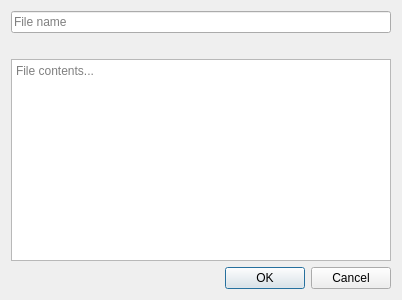
<?xml version="1.0" encoding="UTF-8"?>
<ui version="4.0">
 <class>EntryAttachmentsDialog</class>
 <widget class="QDialog" name="EntryAttachmentsDialog">
  <property name="geometry">
   <rect>
    <x>0</x>
    <y>0</y>
    <width>402</width>
    <height>300</height>
   </rect>
  </property>
  <property name="windowTitle">
   <string>Form</string>
  </property>
  <layout class="QVBoxLayout" name="verticalLayout">
   <item>
    <widget class="QLineEdit" name="titleEdit">
     <property name="placeholderText">
      <string>File name</string>
     </property>
    </widget>
   </item>
   <item>
    <widget class="QLabel" name="errorLabel">
     <property name="enabled">
      <bool>true</bool>
     </property>
     <property name="styleSheet">
      <string notr="true">color: #FF9696</string>
     </property>
     <property name="text">
      <string/>
     </property>
    </widget>
   </item>
   <item>
    <widget class="QTextEdit" name="attachmentTextEdit">
     <property name="placeholderText">
      <string>File contents...</string>
     </property>
    </widget>
   </item>
   <item>
    <widget class="QDialogButtonBox" name="dialogButtons">
     <property name="standardButtons">
      <set>QDialogButtonBox::Cancel|QDialogButtonBox::Ok</set>
     </property>
    </widget>
   </item>
  </layout>
 </widget>
 <resources/>
 <connections/>
</ui>
